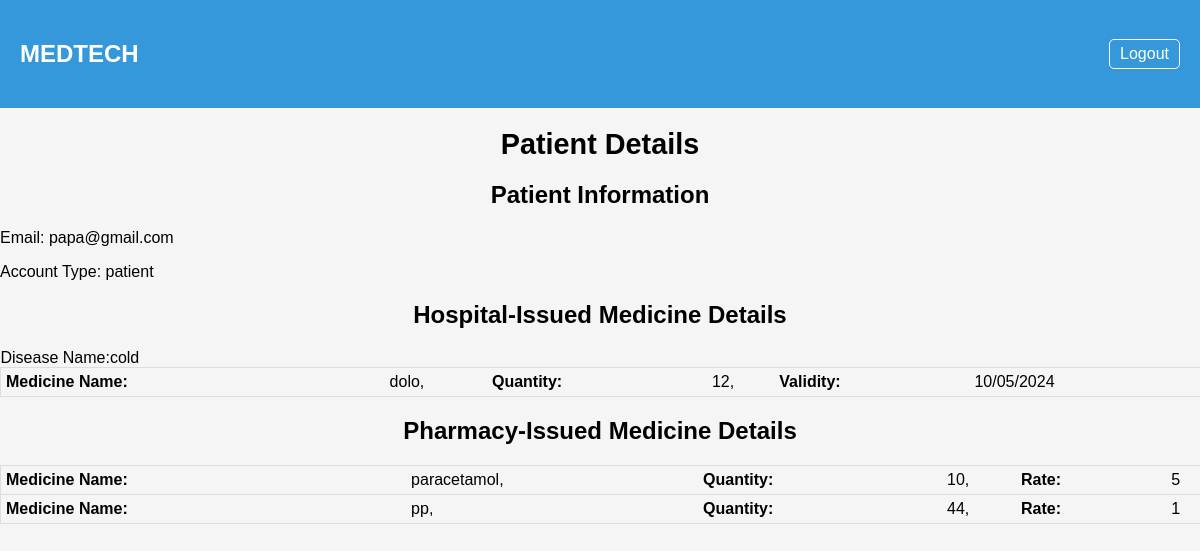
Screenshot of /patient_details (signed in) with the database file from the repository.
### app.py (models this page shows)
class User(UserMixin, db.Model):
    id = db.Column(db.Integer, primary_key=True)
    email = db.Column(db.String(80), unique=True)
    password = db.Column(db.String(80))
    account_type = db.Column(db.String(10))
    hospital_details = db.relationship('HospitalDetails', backref='patient', lazy='dynamic')
    pharmacy_medicines = db.relationship('PharmacyMedicineDetails', backref='patient')

class HospitalDetails(db.Model):
    id = db.Column(db.Integer, primary_key=True)
    patient_id = db.Column(db.Integer, db.ForeignKey('user.id'))
    disease_name = db.Column(db.String(255))
    medicine_name = db.Column(db.String(255))
    quantity = db.Column(db.String(50))
    duration = db.Column(db.String(50))

class PharmacyMedicineDetails(db.Model):
    id = db.Column(db.Integer, primary_key=True)
    patient_id = db.Column(db.Integer, db.ForeignKey('user.id'))
    patient_email = db.Column(db.String(255))
    medicine_name = db.Column(db.String(255))
    quantity = db.Column(db.String(50))
    rate = db.Column(db.String(50))

### app.py (the view)
@app.route('/patient_details', methods=['GET', 'POST'])
@login_required
def patient_details():
    patient_email = current_user.email
    patient = User.query.filter_by(email=patient_email).first()
    if patient:
        hospital_details = HospitalDetails.query.filter_by(patient_id=patient.id).all()
        pharmacy_medicine = PharmacyMedicineDetails.query.filter_by(patient_id=patient.id).all()
        return render_template('patientDetails.html', patient=patient, hospital_details=hospital_details, pharmacy_medicine=pharmacy_medicine)
    return render_template('patientDetails.html', patient=current_user)

### app.py (called while the page is built)
@login_manager.user_loader
def load_user(user_id):
    return User.query.get(int(user_id))

### templates/patientDetails.html (shortened to what this page needs)
<!DOCTYPE html>
<html>
<head>
</head>
<body>
  <header>
    <h2>MEDTECH</h2>
    <a href="{{ url_for('logout') }}" class="logout-button">Logout</a>
  </header>
  <h1>Patient Details</h1>
  <h2>Patient Information</h2>
  <p>Email: {{ patient.email }}</p>
  <p>Account Type: {{ patient.account_type }}</p>
  <h2>Hospital-Issued Medicine Details</h2>
  <ul class="medicine-details">
    {% for detail in hospital_details %}
    <span class="dn">Disease Name:</span> {{ detail.disease_name }}
      <li>
        <span>Medicine Name:</span> {{ detail.medicine_name }},
        <span>Quantity:</span> {{ detail.quantity }},
        <span>Validity:</span> {{ detail.duration }}
      </li>
    {% endfor %}
  </ul>
  <h2>Pharmacy-Issued Medicine Details</h2>
  <ul class="medicine-details">
    {% for medicine in pharmacy_medicine %}
      <li>
        <span>Medicine Name:</span> {{ medicine.medicine_name }},
        <span>Quantity:</span> {{ medicine.quantity }},
        <span>Rate:</span> {{ medicine.rate }}
      </li>
    {% endfor %}
  </ul>
</body>
</html>

### templates/patientDetails.html (style rules this page uses)
body { background-color: #f5f5f5; font-family: Arial, sans-serif; margin: 0; padding: 0; }
header { background-color: #3498db; color: white; padding: 20px; display: flex; justify-content: space-between; align-items: center; }
header a.logout-button { color: white; text-decoration: none; padding: 5px 10px; border: 1px solid white; border-radius: 5px; }
h1, h2 { text-align: center; margin: 20px 0; }
h1 { font-size: 1.8em; }
p { margin-bottom: 10px; }
.medicine-details { display: table; width: 100%; border-collapse: collapse; }
.medicine-details li { display: table-row; border: 1px solid #ddd; padding: 10px; }
.medicine-details li span { font-weight: bold; margin-right: 5px; display: table-cell; padding: 5px; }

### rows the page displays
User: email "papa@gmail.com", account_type "patient"
HospitalDetails: disease_name "cold", medicine_name "dolo", quantity "12", duration "10/05/2024"
PharmacyMedicineDetails: medicine_name "paracetamol", quantity "10", rate "5"
PharmacyMedicineDetails: medicine_name "pp", quantity "44", rate "1"
